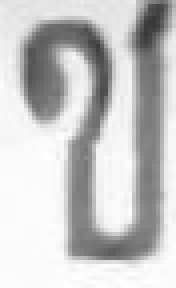
#> input picture data/thai_characters/10_chor_chang/file-20191027212748.jpg, 44 x 72 px (shown 4 times larger); its folder holds only this picture in this run
$ python train_model.py
#> lines starting #> are read from the running program, lines starting #| are printed output that depends on the picture
### preprocessing.py
from pathlib import Path
import numpy as np
from PIL import Image

IMAGE_SIZE = (28, 28)
INNER_BOX_SIZE = 20  # Leaves a 4-pixel border padding, standard for MNIST


def _to_pil_image(image):
    """
    Convert different input types into a PIL grayscale-compatible image.

    Supported inputs:
        - file path (str or Path)
        - PIL.Image
        - NumPy array
        - Gradio Sketchpad dictionary {'composite': ..., 'background': ...}
    """
    # Dictionary from Gradio Sketchpad/ImageEditor
    if isinstance(image, dict):
        if "composite" in image and image["composite"] is not None:
            image = image["composite"]
        elif "image" in image and image["image"] is not None:
            image = image["image"]
        elif "background" in image and image["background"] is not None:
            image = image["background"]
        else:
            raise ValueError("Invalid dictionary image format from Gradio component.")

    # File path
    if isinstance(image, (str, Path)):
        return Image.open(image)
#> returned value is the input picture: PIL image 44x72 L; min 56, max 255, mean 198.1

    # PIL image
    if isinstance(image, Image.Image):
        return image

    # NumPy array, such as Gradio input
    if isinstance(image, np.ndarray):
        arr = np.asarray(image)

        # Gradio or other libraries may supply float images
        if np.issubdtype(arr.dtype, np.floating):
            arr = np.nan_to_num(arr)
            if arr.max() <= 1.0:
                arr = arr * 255.0

        arr = np.clip(arr, 0, 255).astype(np.uint8)

        # Handle RGBA/RGB or 2D Grayscale
        if arr.ndim == 3 and arr.shape[2] == 4:
            # If transparent background, composite onto white background
            alpha = arr[:, :, 3] / 255.0
            rgb = arr[:, :, :3]
            white_bg = np.ones_like(rgb) * 255
            composited = (rgb * alpha[:, :, None] + white_bg * (1.0 - alpha[:, :, None])).astype(np.uint8)
            return Image.fromarray(composited).convert("L")

        return Image.fromarray(arr)

    raise TypeError(f"Unsupported image type: {type(image)}")


def preprocess_image(image, target_size=IMAGE_SIZE):
    """
    Preprocess one Thai character image for model inference/training.

    Processing steps:
        1. Convert to PIL & Grayscale
        2. Standardize foreground/background (stroke = high values, background = 0)
        3. Detect character bounding box and crop
        4. Resize maintaining aspect ratio into centered 20x20 box inside 28x28
        5. Normalize pixel values to [0, 1]

    Parameters
    ----------
    image:
        File path, PIL image, NumPy array, or Gradio dictionary.

    Returns
    -------
    numpy.ndarray
        Array with shape (28, 28) and values in range [0, 1].
    """
    pil_img = _to_pil_image(image)

    # 1. Convert to grayscale
    gray = pil_img.convert("L")
    arr = np.asarray(gray, dtype=np.float32)

    # 2. Standardize foreground/background:
    # A high mean (>127) indicates white background with black ink.
    # Invert so ink is bright (>0) and background is dark (0).
    if arr.mean() > 127:
        arr = 255.0 - arr
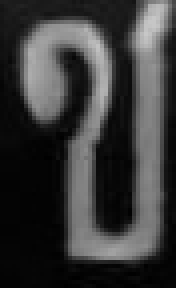
#> arr: shape (72, 44) float32 (shown 4 times larger); min 0, max 199, mean 56.9

    # 3. Detect bounding box of the ink pixels
    threshold = 30.0
    y_indices, x_indices = np.where(arr > threshold)
#> y_indices = 1488 values from 0 to 65; x_indices = 1488 values, max 43 at index 10, min 3 at index 26, mean 25.53

    if len(y_indices) > 0 and len(x_indices) > 0:
        ymin, ymax = y_indices.min(), y_indices.max()
#> ymin = 0; ymax = 65
        xmin, xmax = x_indices.min(), x_indices.max()
#> xmin = 3; xmax = 43
        # Crop to character content
        cropped = arr[ymin : ymax + 1, xmin : xmax + 1]
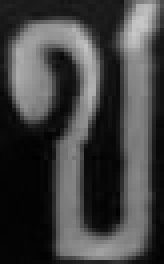
#> cropped: shape (66, 41) float32 (shown 4 times larger); min 0, max 199, mean 65.4
    else:
        # Fallback if image is blank or below threshold
        cropped = arr

    # 4. Resize maintaining aspect ratio
    h, w = cropped.shape
#> h = 66; w = 41
    cropped_pil = Image.fromarray(np.clip(cropped, 0, 255).astype(np.uint8))

    if h > w:
        new_h = INNER_BOX_SIZE
        new_w = max(1, int(round(w * (INNER_BOX_SIZE / h))))
#> new_w = 12
    else:
        new_w = INNER_BOX_SIZE
        new_h = max(1, int(round(h * (INNER_BOX_SIZE / w))))

    resized = cropped_pil.resize((new_w, new_h), Image.Resampling.LANCZOS)

    # Create target canvas (28x28 black background) and paste at center
    canvas = Image.new("L", target_size, color=0)
#> canvas: PIL image 28x28 L; every value is 0
    offset_x = (target_size[0] - new_w) // 2
#> offset_x = 8
    offset_y = (target_size[1] - new_h) // 2
    canvas.paste(resized, (offset_x, offset_y))
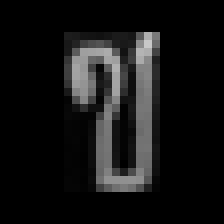
#> canvas: PIL image 28x28 L (shown 8 times larger); min 0, max 200, mean 20.1

    # 5. Normalize to [0, 1]
    final_arr = np.asarray(canvas, dtype=np.float64) / 255.0

    return final_arr


def image_to_features(image):
    """
    Convert an image into a 784-element feature vector.

    28 x 28 -> 784
    """
    processed = preprocess_image(image)
    return processed.reshape(-1)

### train_model.py
import sys
from pathlib import Path
import time
import joblib
import numpy as np

from sklearn.ensemble import RandomForestClassifier
from sklearn.metrics import accuracy_score, classification_report, confusion_matrix, f1_score
from sklearn.model_selection import train_test_split
from sklearn.pipeline import Pipeline
from sklearn.preprocessing import StandardScaler
from sklearn.svm import SVC

from preprocessing import image_to_features
from labels import LABEL_TO_DISPLAY

# Ensure UTF-8 output in Windows terminal
if sys.stdout.encoding != "utf-8":
    try:
        sys.stdout.reconfigure(encoding="utf-8")
    except Exception:
        pass

# ============================================================
# Paths
# ============================================================

BASE_DIR = Path(__file__).resolve().parent
DATA_DIR = BASE_DIR / "data" / "thai_characters"
MODEL_DIR = BASE_DIR / "models"
MODEL_PATH = MODEL_DIR / "thai_character_classifier.joblib"


# ============================================================
# Dataset Loading
# ============================================================

def load_dataset(data_dir):
    """
    Load Thai character images from directory structure:
        thai_characters/
            01_kor_kai/
            02_khor_khai/
            ...
            44_hor_nokhuk/
    Folder name is used as the class label.
    """
    X = []
    y = []

    supported_extensions = {".jpg", ".jpeg", ".png"}
    class_dirs = sorted([d for d in data_dir.iterdir() if d.is_dir() and not d.name.startswith(".")])

    print(f"Found {len(class_dirs)} character classes in {data_dir.name}")

    for class_dir in class_dirs:
        label = class_dir.name
        display_name = LABEL_TO_DISPLAY.get(label, label)
        image_files = sorted(
            [p for p in class_dir.iterdir() if p.suffix.lower() in supported_extensions]
        )
        print(f"  Loading class {label} ({display_name}): {len(image_files)} images...")

        for image_path in image_files:
            try:
                features = image_to_features(image_path)
#> features = 784 values, max 0.784 at index 158, min 0 at index 0, mean 0.079
                X.append(features)
                y.append(label)
            except Exception as e:
                print(f"    [Warning] Could not load {image_path}: {e}")

    X = np.asarray(X, dtype=np.float64)
    y = np.asarray(y)

    return X, y


# ============================================================
# Main Training Routine
# ============================================================

def main():
    print("=" * 70)
    print("Thai Consonant Classifier Training (พยัญชนะไทย 44 ตัว ก - ฮ)")
    print("=" * 70)

    # 1. Load dataset
    start_time = time.time()
    X, y = load_dataset(DATA_DIR)
    load_time = time.time() - start_time

    print()
    print("Dataset Summary:")
    print(f"  Total samples: {len(X)}")
#|   Total samples: 1
    print(f"  Feature shape: {X.shape} (28x28 = 784 pixels per sample)")
#|   Feature shape: (1, 784) (28x28 = 784 pixels per sample)
    print(f"  Pixel range: min = {X.min():.2f}, max = {X.max():.2f}")
#|   Pixel range: min = 0.00, max = 0.78
    print(f"  Loading and feature extraction time: {load_time:.2f} seconds")

    # 2. Check class distribution
    unique_labels, counts = np.unique(y, return_counts=True)
#> counts = [1]
    print(f"\nClass balance check: {len(unique_labels)} classes, {counts.min()} to {counts.max()} images/class")
#| Class balance check: 1 classes, 1 to 1 images/class

    # 3. Train/Test split (80/20 Stratified)
#> (the run stopped early here; a loop or call above may not have finished)

$ run again, on data/thai_characters/10_chor_chang/file-20191027213010.jpg
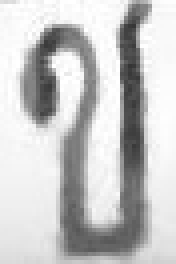
#> input picture data/thai_characters/10_chor_chang/file-20191027213010.jpg, 44 x 66 px (shown 4 times larger)
#> in _to_pil_image, returned value is the input picture: PIL image 44x66 L; min 53, max 255, mean 198.6
#> in preprocess_image, `arr = 255.0 - arr`:
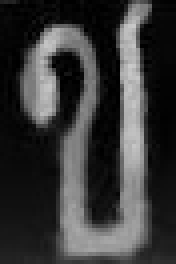
#> arr: shape (66, 44) float32 (shown 4 times larger); min 0, max 202, mean 56.4
#> y_indices = 1265 values from 0 to 65; x_indices = 1265 values, max 43 at index 1176, min 0 at index 0, mean 23
#> ymin = 0; ymax = 65
#> xmin = 0; xmax = 43
#> in preprocess_image, `canvas.paste(resized, (offset_x, offset_y))`:
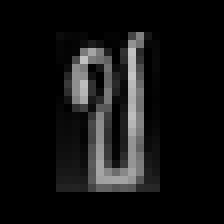
#> canvas: PIL image 28x28 L (shown 8 times larger); min 0, max 197, mean 18.8
#> features = 784 values, max 0.773 at index 268, min 0 at index 0, mean 0.0738
#|   Total samples: 1
#|   Feature shape: (1, 784) (28x28 = 784 pixels per sample)
#|   Pixel range: min = 0.00, max = 0.77
#> counts = [1]
#| Class balance check: 1 classes, 1 to 1 images/class
